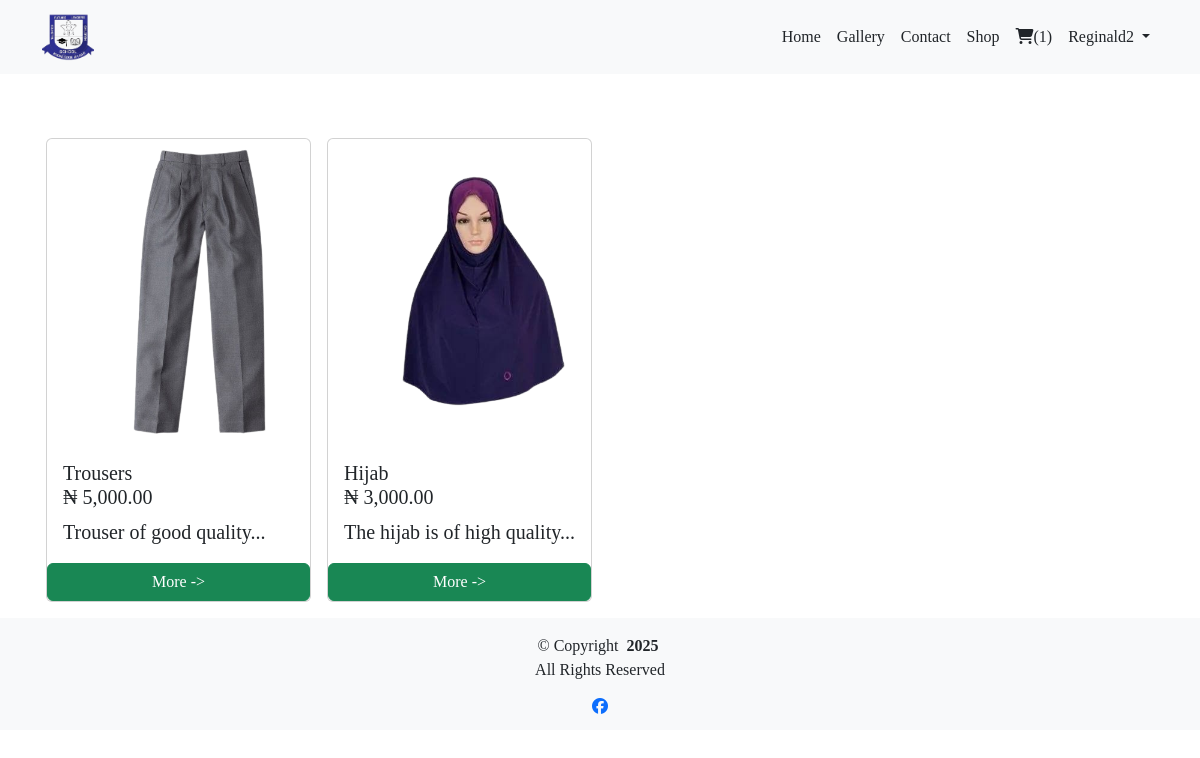
Page /shop/shop.php (signed in) on the committed database.
### tables this page shows
CREATE TABLE `products` (
  `id` int(11) NOT NULL,
  `barcode` varchar(100) NOT NULL,
  `pro_name` varchar(150) NOT NULL,
  `stock` int(11) DEFAULT 0,
  `pro_image` varchar(255) DEFAULT NULL,
  `pro_desc` text DEFAULT NULL,
  `purchase_price` decimal(10,2) NOT NULL,
  `sales_price` decimal(10,2) NOT NULL,
  `created_at` timestamp NOT NULL DEFAULT current_timestamp()
);

### shop/shop.php (the view, shortened to what this page needs)
<?php require '../inc/header.php' ?>
<div class="container">
        <div class="row mt-5 p-2">
        <?php
            $row = $db->query('SELECT * FROM products WHERE stock > 0 ORDER BY RAND()');
            $row->execute();
            $fetch = $row->fetchAll(PDO::FETCH_OBJ);
            foreach($fetch as $rows):
        ?>
            <div class="col-md-3 p-2">
                <div class="card">
                    <a href="singlepage.php?id=<?= $rows->id ?>" class="text-decoration-none text-dark">
                    <img src="<?= APPURL ?>/AdminLte/includes/productImage/<?= $rows->pro_image; ?>" alt="" class="card-img-top" style="width: 300px; height: 300px; margin: 3px;">
                    <div class="card-body">
                        <h5 class="card-title"><?= $rows->pro_name; ?> <br> <span> &#8358; <?= number_format($rows->sales_price, 2); ?></span></h5>
                        <p class="card-text lead">
                        <?= substr($rows->pro_desc,0, 45); ?>...
                        </p>
                    </div>
                    <button class="btn btn-success btn-block w-100">More <span>-></span></button>
                    </a>
                </div>
            </div>
            <?php endforeach; ?>
        </div>
    </div>
      <?php require '../inc/footer.php'; ?>

### inc/header.php (shortened to what this page needs)
<?php
  require __DIR__ . '/../config/config.php';
?>
<head>
  <link rel="stylesheet" href="<?= APPURL?>/css/bootstrap.min.css">
  <link rel="stylesheet" href="<?= APPURL?>/css/custom.css">
  <link rel="stylesheet" href="https://cdnjs.cloudflare.com/ajax/libs/font-awesome/6.7.1/css/all.min.css">
<link rel="stylesheet" href="<?= APPURL?>/css/alertify.min.css"/>
<link rel="stylesheet" href="<?= APPURL?>/css/default.min.css"/>
  <?php include 'navbar.php' ?>

### inc/navbar.php (shortened to what this page needs)
<?php
if(isset($_SESSION['auth_user']['id'])){
$number = $db-> prepare("SELECT cOUNT(*) as num_products FROM cart WHERE user_id='".$_SESSION['auth_user']['id']."'");
$number-> execute();
$fetchData = $number->fetch(PDO::FETCH_OBJ);
  }
?>
<nav class="navbar navbar-expand-lg navbar-dark bg-light sticky sticky-top">
    <div class="container">
      <a class="navbar-brand head-logo " href="<?= APPURL?>/index.php"><img class="navimg" src="<?= APPURL?>/images/logo.png" alt=""></a>
      <div class="collapse navbar-collapse" id="navbarScroll">
        <ul class="navbar-nav ms-auto my-2 my-lg-0 navbar-nav-scroll justify-content-end" id="head-nav" style="--bs-scroll-height: 100px;">
            <li class="nav-item">
              <a class="nav-link text-dark" aria-current="page" href="<?= APPURL?>/index.php">Home</a>
            </li>
          <?php if(isset($_SESSION['auth_user']['username'])): ?>
          <li class="nav-item">
            <a class="nav-link text-dark" href="<?= APPURL?>/gallery/index.php">Gallery</a>
          </li>
            <li class="nav-item">
            <a class="nav-link text-dark" href="<?= APPURL?>/contact/contact.php">Contact</a>
          </li>
            <li class="nav-item">
            <a class="nav-link text-dark" href="<?= APPURL?>/shop/shop.php">Shop</a>
          </li>
          <li class="nav-item">
          <a class="nav-link text-dark" href="<?= APPURL?>/shop/shoppingCart.php"><span><i class="fa fa-shopping-cart"></i>(<?= $fetchData->num_products ?>)</span></a>
        </li>
          <li class="nav-item dropdown">
            <a class="nav-link dropdown-toggle text-dark" href="#" id="navbarScrollingDropdown" role="button" data-bs-toggle="dropdown" aria-expanded="false" >
            <?php echo $_SESSION['auth_user']['username']; ?>
            </a>
          </li>
          <?php else: ?>
          <li class="nav-item">
            <a class="nav-link text-dark" href="<?= APPURL?>/auth/login.php">Login</a>
          </li>
          <?php endif; ?>
        </ul>
      </div>
    </div>
  </nav>

### inc/footer.php
<footer id="footer" class="footer dark-background bg-light">
<div class="container p-3">
  <div class="copyright text-center ">
    <p>© <span>Copyright</span> <strong class="px-1 sitename"><?php echo date("Y");?></strong> <br><span>All Rights Reserved<br></span></p>
  </div>
  <div class="social-links d-flex justify-content-center">
    <a href=""><i class="fab fa-facebook"></i></a>
  </div>
</div>
</footer>

### css/custom.css (style rules this page uses)
.navimg { width: 10%; }

### shop/shop.php (style rules this page uses)
.card img { transition: all 0.3s ease-in-out; filter: none; transform: scale(1); }

### rows in the picture
products: pro_image (picture), pro_name "Trousers", sales_price "5,000.00", pro_desc "Trouser of good quality"
products: pro_image (picture), pro_name "Hijab", sales_price "3,000.00", pro_desc "The hijab is of high quality"

### other values in the picture
$fetchData->num_products "1"
$_SESSION['auth_user']['username'] "Reginald2"
